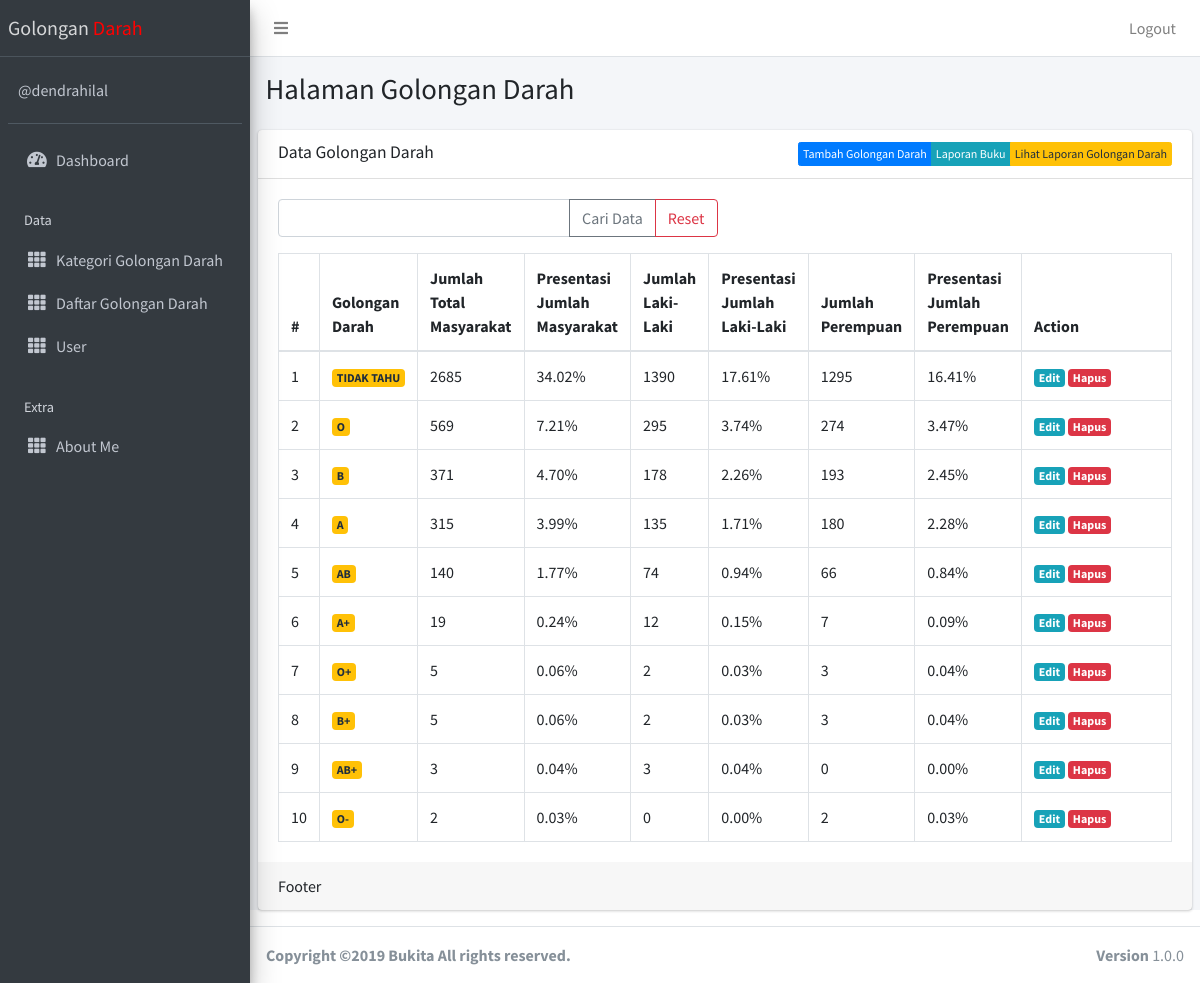
The page /public/goldar (signed in) on the database its author committed.
### tables this page shows
CREATE TABLE `goldar` (
  `id` int(11) NOT NULL,
  `kategori_id` int(11) NOT NULL,
  `jumlah_total` int(10) NOT NULL,
  `persen_total` varchar(20) NOT NULL,
  `jumlah_laki` int(10) NOT NULL,
  `persen_laki` varchar(20) NOT NULL,
  `jumlah_perempuan` int(10) NOT NULL,
  `persen_perempuan` varchar(20) NOT NULL
);

CREATE TABLE `kategori` (
  `id` int(11) NOT NULL,
  `nama_kategori` varchar(20) NOT NULL
);

### app/core/Controller.php (called while the page is built, shortened)
<?php
class Controller{
	public function view($view, $data = [])
	{
		require_once '../app/views/' . $view . '.php';
	}
	public function model($model)
	{
		return new $model;
	}
}

### app/controllers/Goldar.php (called while the page is built, shortened)
<?php
class Goldar extends Controller {
	public function index()
	{
		$data['title'] = 'Data Golongan Darah';
		$data['goldar'] = $this->model('GoldarModel')->getAllGoldar();
		$this->view('goldar/index', $data);
	}
}

### app/core/App.php (called while the page is built, shortened)
<?php
class App{
	protected $method = 'index';
	protected $params = [];
	public function __construct(){
		$this->controller = new $this->controller;
		call_user_func_array([$this->controller, $this->method], $this->params);
	}
}

### public/index.php (called while the page is built, shortened)
<?php
$app = new App;

### app/core/Database.php (called while the page is built, shortened)
<?php
class Database{
	private $host = DB_HOST;
	private $user = DB_USER;
	private $pass = DB_PASS;
	private $dbnm = DB_NAME;
	private $dbh;
	private $stmt;
	public function __construct()
	{
		$dsn = 'mysql:host='. $this->host .';dbname='. $this->dbnm;
		$option = [
			PDO::ATTR_PERSISTENT => true,
			PDO::ATTR_ERRMODE => PDO::ERRMODE_EXCEPTION
		];
		try{
			$this->dbh = new PDO($dsn,$this->user,$this->pass, $option);
		}catch(PDOException $e){
			die($e->getMessage());
		}
	}
	public function query($query)
	{
		$this->stmt = $this->dbh->prepare($query);
	}
	public function execute()
	{
		$this->stmt->execute();
	}
	public function resultSet()
	{
		$this->execute();
		return $this->stmt->fetchAll(PDO::FETCH_ASSOC);
	}
}

### app/models/GoldarModel.php (called while the page is built, shortened)
<?php
class GoldarModel {
	private $table = 'goldar';
	private $db;
	public function __construct()
	{
		$this->db = new Database;
	}
	public function getAllGoldar()
	{
		$this->db->query("SELECT goldar.*, kategori.nama_kategori FROM " . $this->table . " JOIN kategori ON kategori.id = goldar.kategori_id");
		return $this->db->resultSet();
	}
}

### app/views/goldar/index.php (the view, shortened to what this page needs)
  <div class="content-wrapper">
    <section class="content-header">
      <div class="container-fluid">
        <div class="row mb-2">
          <div class="col-sm-6">
            <h1>Halaman Golongan Darah</h1>
          </div>
        </div>
      </div>
    </section>
    <section class="content">
      <div class="card">
        <div class="card-header">
          <h3 class="card-title"><?= $data['title'] ?></h3> <div class="btn-group float-right"><a href="<?= base_url; ?>/goldar/tambah" class="btn float-right btn-xs btn btn-primary">Tambah Golongan Darah</a><a href="<?= base_url; ?>/goldar/laporan" class="btn float-right btn-xs btn btn-info">Laporan Buku</a><a href="<?= base_url; ?>/goldar/lihatlaporan" class="btn float-right btn-xs btn btn-warning">Lihat Laporan Golongan Darah</a></div>
        </div>
        <div class="card-body">
      <form action="<?= base_url; ?>/goldar/cari" method="post">
 <div class="row mb-3">
    <div class="col-lg-6">
      <div class="input-group">
        <input type="text" class="form-control" placeholder="" name="key" >
    <div class="input-group-append">
          <button class="btn btn-outline-secondary" type="submit">Cari Data</button>
          <a class="btn btn-outline-danger" href="<?= base_url; ?>/goldar" >Reset</a>
    </div>
  </div>
  </div>
</div>
    </form>
          <table class="table table-bordered">
                  <thead>
                    <tr>
                      <th style="width: 10px">#</th>
                      <th>Golongan Darah</th>
                      <th>Jumlah Total Masyarakat</th>
                      <th>Presentasi Jumlah Masyarakat</th>
                      <th>Jumlah Laki-Laki</th>
                      <th>Presentasi Jumlah Laki-Laki</th>
                      <th>Jumlah Perempuan</th>
                      <th>Presentasi Jumlah Perempuan</th>
                      <th style="width: 150px">Action</th>
                    </tr>
                  </thead>
                  <tbody>
                  <?php $no=1; ?>
                    <?php foreach ($data['goldar'] as $row) :?>
                    <tr>
                      <td><?= $no; ?></td>
                      <td><div class="badge badge-warning"><?= $row['nama_kategori'];?></div></td>
                      <td><?= $row['jumlah_total'];?></td>
                      <td><?= $row['persen_total'];?></td>
                      <td><?= $row['jumlah_laki'];?></td>
                      <td><?= $row['persen_laki'];?></td>
                      <td><?= $row['jumlah_perempuan'];?></td>
                      <td><?= $row['persen_perempuan'];?></td>
                      <td>
                        <a href="<?= base_url; ?>/goldar/edit/<?= $row['id'] ?>" class="badge badge-info">Edit</a> <a href="<?= base_url; ?>/goldar/hapus/<?= $row['id'] ?>" class="badge badge-danger" onclick="return confirm('Hapus data?');">Hapus</a>
                      </td>
                    </tr>
                    <?php $no++; endforeach; ?>
                  </tbody>
                </table>
        </div>
        <div class="card-footer">
          Footer
        </div>
      </div>
    </section>
  </div>

### rows shown on the page
goldar: kategori.nama_kategori "TIDAK TAHU", jumlah_total "2685", persen_total "34.02%", jumlah_laki "1390", persen_laki "17.61%", jumlah_perempuan "1295", persen_perempuan "16.41%"
goldar: kategori.nama_kategori "O", jumlah_total "569", persen_total "7.21%", jumlah_laki "295", persen_laki "3.74%", jumlah_perempuan "274", persen_perempuan "3.47%"
goldar: kategori.nama_kategori "B", jumlah_total "371", persen_total "4.70%", jumlah_laki "178", persen_laki "2.26%", jumlah_perempuan "193", persen_perempuan "2.45%"
goldar: kategori.nama_kategori "A", jumlah_total "315", persen_total "3.99%", jumlah_laki "135", persen_laki "1.71%", jumlah_perempuan "180", persen_perempuan "2.28%"
goldar: kategori.nama_kategori "AB", jumlah_total "140", persen_total "1.77%", jumlah_laki "74", persen_laki "0.94%", jumlah_perempuan "66", persen_perempuan "0.84%"
goldar: kategori.nama_kategori "A+", jumlah_total "19", persen_total "0.24%", jumlah_laki "12", persen_laki "0.15%", jumlah_perempuan "7", persen_perempuan "0.09%"
goldar: kategori.nama_kategori "O+", jumlah_total "5", persen_total "0.06%", jumlah_laki "2", persen_laki "0.03%", jumlah_perempuan "3", persen_perempuan "0.04%"
goldar: kategori.nama_kategori "B+", jumlah_total "5", persen_total "0.06%", jumlah_laki "2", persen_laki "0.03%", jumlah_perempuan "3", persen_perempuan "0.04%"
goldar: kategori.nama_kategori "AB+", jumlah_total "3", persen_total "0.04%", jumlah_laki "3", persen_laki "0.04%", jumlah_perempuan "0", persen_perempuan "0.00%"
goldar: kategori.nama_kategori "O-", jumlah_total "2", persen_total "0.03%", jumlah_laki "0", persen_laki "0.00%", jumlah_perempuan "2", persen_perempuan "0.03%"

### other values the page prints
$data['title'] "Data Golongan Darah"
